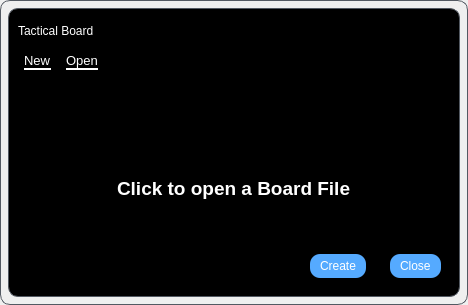
<?xml version="1.0" encoding="UTF-8"?>
<ui version="4.0">
 <class>Dialog</class>
 <widget class="QDialog" name="Dialog">
  <property name="geometry">
   <rect>
    <x>0</x>
    <y>0</y>
    <width>468</width>
    <height>305</height>
   </rect>
  </property>
  <property name="windowTitle">
   <string>Dialog</string>
  </property>
  <property name="styleSheet">
   <string notr="true">border-radius: 10px;
border:1px solid; 
border-color:rgb(83, 89, 98);</string>
  </property>
  <layout class="QVBoxLayout" name="verticalLayout_29">
   <property name="spacing">
    <number>0</number>
   </property>
   <property name="leftMargin">
    <number>8</number>
   </property>
   <property name="topMargin">
    <number>8</number>
   </property>
   <property name="rightMargin">
    <number>8</number>
   </property>
   <property name="bottomMargin">
    <number>8</number>
   </property>
   <item>
    <widget class="QFrame" name="drop_shadow">
     <property name="styleSheet">
      <string notr="true">background-color: qlineargradient(spread: pad, x1: 0, y1: 0, x2: 1, y2: 1, stop: 0 rgba(0, 0, 0, 1), stop: 0.521368 rgba(0, 0, 0, 1));
</string>
     </property>
     <property name="frameShape">
      <enum>QFrame::StyledPanel</enum>
     </property>
     <property name="frameShadow">
      <enum>QFrame::Raised</enum>
     </property>
     <layout class="QHBoxLayout" name="horizontalLayout_5">
      <property name="spacing">
       <number>0</number>
      </property>
      <property name="leftMargin">
       <number>0</number>
      </property>
      <property name="topMargin">
       <number>0</number>
      </property>
      <property name="rightMargin">
       <number>0</number>
      </property>
      <property name="bottomMargin">
       <number>0</number>
      </property>
      <item>
       <widget class="QWidget" name="main_widget" native="true">
        <property name="sizePolicy">
         <sizepolicy hsizetype="Expanding" vsizetype="Expanding">
          <horstretch>0</horstretch>
          <verstretch>0</verstretch>
         </sizepolicy>
        </property>
        <property name="styleSheet">
         <string notr="true">*{
border:none;
background-color:transparent;
background:transparent;
padding:0;
margin:0;
color:#fff
}

QPushButton{
text-align:left;
padding: 5px 10px;
border-top-left-radius: 10px;
border-bottom-left-radius: 10px;
}</string>
        </property>
        <layout class="QVBoxLayout" name="verticalLayout_11">
         <property name="spacing">
          <number>0</number>
         </property>
         <property name="leftMargin">
          <number>0</number>
         </property>
         <property name="topMargin">
          <number>2</number>
         </property>
         <property name="rightMargin">
          <number>0</number>
         </property>
         <property name="bottomMargin">
          <number>0</number>
         </property>
         <item alignment="Qt::AlignTop">
          <widget class="QFrame" name="exit_frame">
           <property name="minimumSize">
            <size>
             <width>0</width>
             <height>0</height>
            </size>
           </property>
           <property name="frameShape">
            <enum>QFrame::StyledPanel</enum>
           </property>
           <property name="frameShadow">
            <enum>QFrame::Raised</enum>
           </property>
           <layout class="QHBoxLayout" name="horizontalLayout_4">
            <property name="spacing">
             <number>0</number>
            </property>
            <property name="leftMargin">
             <number>0</number>
            </property>
            <property name="topMargin">
             <number>4</number>
            </property>
            <property name="rightMargin">
             <number>0</number>
            </property>
            <property name="bottomMargin">
             <number>0</number>
            </property>
            <item>
             <widget class="QFrame" name="frame">
              <property name="frameShape">
               <enum>QFrame::StyledPanel</enum>
              </property>
              <property name="frameShadow">
               <enum>QFrame::Raised</enum>
              </property>
              <layout class="QHBoxLayout" name="horizontalLayout">
               <item>
                <widget class="QLabel" name="label_3">
                 <property name="text">
                  <string>Tactical Board</string>
                 </property>
                </widget>
               </item>
              </layout>
             </widget>
            </item>
            <item alignment="Qt::AlignRight">
             <widget class="QPushButton" name="exit_button">
              <property name="text">
               <string/>
              </property>
              <property name="icon">
               <iconset resource="../rsc.qrc">
                <normaloff>:/icons/icons/x.svg</normaloff>:/icons/icons/x.svg</iconset>
              </property>
              <property name="iconSize">
               <size>
                <width>16</width>
                <height>16</height>
               </size>
              </property>
             </widget>
            </item>
           </layout>
          </widget>
         </item>
         <item>
          <widget class="QWidget" name="main_container" native="true">
           <property name="sizePolicy">
            <sizepolicy hsizetype="Preferred" vsizetype="Expanding">
             <horstretch>0</horstretch>
             <verstretch>0</verstretch>
            </sizepolicy>
           </property>
           <property name="styleSheet">
            <string notr="true">QWidget{
border-top-left-radius: 0px;
border-top-right-radius: 0px;
}
</string>
           </property>
           <layout class="QVBoxLayout" name="verticalLayout_3" stretch="0,0,0">
            <property name="spacing">
             <number>0</number>
            </property>
            <property name="leftMargin">
             <number>0</number>
            </property>
            <property name="topMargin">
             <number>0</number>
            </property>
            <property name="rightMargin">
             <number>0</number>
            </property>
            <property name="bottomMargin">
             <number>0</number>
            </property>
            <item alignment="Qt::AlignLeft|Qt::AlignTop">
             <widget class="QFrame" name="top_btns">
              <property name="sizePolicy">
               <sizepolicy hsizetype="Preferred" vsizetype="Fixed">
                <horstretch>0</horstretch>
                <verstretch>0</verstretch>
               </sizepolicy>
              </property>
              <property name="frameShape">
               <enum>QFrame::StyledPanel</enum>
              </property>
              <property name="frameShadow">
               <enum>QFrame::Raised</enum>
              </property>
              <layout class="QHBoxLayout" name="horizontalLayout_2">
               <property name="spacing">
                <number>15</number>
               </property>
               <property name="leftMargin">
                <number>15</number>
               </property>
               <property name="topMargin">
                <number>6</number>
               </property>
               <property name="rightMargin">
                <number>15</number>
               </property>
               <property name="bottomMargin">
                <number>6</number>
               </property>
               <item alignment="Qt::AlignHCenter">
                <widget class="QFrame" name="new_frame">
                 <property name="sizePolicy">
                  <sizepolicy hsizetype="Preferred" vsizetype="Fixed">
                   <horstretch>0</horstretch>
                   <verstretch>0</verstretch>
                  </sizepolicy>
                 </property>
                 <property name="frameShape">
                  <enum>QFrame::StyledPanel</enum>
                 </property>
                 <property name="frameShadow">
                  <enum>QFrame::Raised</enum>
                 </property>
                 <layout class="QVBoxLayout" name="verticalLayout">
                  <property name="spacing">
                   <number>0</number>
                  </property>
                  <property name="leftMargin">
                   <number>0</number>
                  </property>
                  <property name="topMargin">
                   <number>0</number>
                  </property>
                  <property name="rightMargin">
                   <number>0</number>
                  </property>
                  <property name="bottomMargin">
                   <number>0</number>
                  </property>
                  <item>
                   <widget class="QLabel" name="new_2">
                    <property name="text">
                     <string>&lt;html&gt;&lt;head/&gt;&lt;body&gt;&lt;p&gt;&lt;span style=&quot; font-size:10pt;&quot;&gt;New&lt;/span&gt;&lt;/p&gt;&lt;/body&gt;&lt;/html&gt;</string>
                    </property>
                   </widget>
                  </item>
                  <item>
                   <widget class="QFrame" name="frame_2">
                    <property name="maximumSize">
                     <size>
                      <width>27</width>
                      <height>2</height>
                     </size>
                    </property>
                    <property name="styleSheet">
                     <string notr="true">border-bottom-color: rgb(255, 255, 255);
background-color: rgb(255, 255, 255);</string>
                    </property>
                    <property name="frameShape">
                     <enum>QFrame::StyledPanel</enum>
                    </property>
                    <property name="frameShadow">
                     <enum>QFrame::Raised</enum>
                    </property>
                    <layout class="QHBoxLayout" name="horizontalLayout_6">
                     <property name="leftMargin">
                      <number>0</number>
                     </property>
                     <property name="topMargin">
                      <number>0</number>
                     </property>
                     <item>
                      <widget class="QFrame" name="frame_4">
                       <property name="maximumSize">
                        <size>
                         <width>25</width>
                         <height>2</height>
                        </size>
                       </property>
                       <property name="styleSheet">
                        <string notr="true">border-bottom-color: rgb(255, 255, 255);
background-color: rgb(255, 255, 255);</string>
                       </property>
                       <property name="frameShape">
                        <enum>QFrame::StyledPanel</enum>
                       </property>
                       <property name="frameShadow">
                        <enum>QFrame::Raised</enum>
                       </property>
                      </widget>
                     </item>
                    </layout>
                   </widget>
                  </item>
                 </layout>
                </widget>
               </item>
               <item alignment="Qt::AlignHCenter">
                <widget class="QFrame" name="open_frame">
                 <property name="sizePolicy">
                  <sizepolicy hsizetype="Preferred" vsizetype="Fixed">
                   <horstretch>0</horstretch>
                   <verstretch>0</verstretch>
                  </sizepolicy>
                 </property>
                 <property name="frameShape">
                  <enum>QFrame::StyledPanel</enum>
                 </property>
                 <property name="frameShadow">
                  <enum>QFrame::Raised</enum>
                 </property>
                 <layout class="QVBoxLayout" name="verticalLayout_2">
                  <property name="spacing">
                   <number>0</number>
                  </property>
                  <property name="leftMargin">
                   <number>0</number>
                  </property>
                  <property name="topMargin">
                   <number>0</number>
                  </property>
                  <property name="rightMargin">
                   <number>0</number>
                  </property>
                  <property name="bottomMargin">
                   <number>0</number>
                  </property>
                  <item alignment="Qt::AlignLeft">
                   <widget class="QLabel" name="open">
                    <property name="text">
                     <string>&lt;html&gt;&lt;head/&gt;&lt;body&gt;&lt;p&gt;&lt;span style=&quot; font-size:10pt;&quot;&gt;Open&lt;/span&gt;&lt;/p&gt;&lt;/body&gt;&lt;/html&gt;</string>
                    </property>
                   </widget>
                  </item>
                  <item>
                   <widget class="QFrame" name="frame_3">
                    <property name="maximumSize">
                     <size>
                      <width>32</width>
                      <height>2</height>
                     </size>
                    </property>
                    <property name="styleSheet">
                     <string notr="true">border-bottom-color: rgb(255, 255, 255);
background-color: rgb(255, 255, 255);</string>
                    </property>
                    <property name="frameShape">
                     <enum>QFrame::StyledPanel</enum>
                    </property>
                    <property name="frameShadow">
                     <enum>QFrame::Raised</enum>
                    </property>
                    <layout class="QHBoxLayout" name="horizontalLayout_3">
                     <item>
                      <widget class="QFrame" name="frame_5">
                       <property name="maximumSize">
                        <size>
                         <width>25</width>
                         <height>2</height>
                        </size>
                       </property>
                       <property name="styleSheet">
                        <string notr="true">border-bottom-color: rgb(255, 255, 255);
background-color: rgb(255, 255, 255);</string>
                       </property>
                       <property name="frameShape">
                        <enum>QFrame::StyledPanel</enum>
                       </property>
                       <property name="frameShadow">
                        <enum>QFrame::Raised</enum>
                       </property>
                      </widget>
                     </item>
                    </layout>
                   </widget>
                  </item>
                 </layout>
                </widget>
               </item>
              </layout>
             </widget>
            </item>
            <item>
             <widget class="QWidget" name="widget" native="true">
              <property name="styleSheet">
               <string notr="true">border-top-left-radius: 0px;
border-bottom-left-radius: 10px;
border-top-right-radius: 0px;
border-bottom-right-radius: 10px;
</string>
              </property>
              <layout class="QVBoxLayout" name="verticalLayout_4">
               <property name="spacing">
                <number>0</number>
               </property>
               <property name="leftMargin">
                <number>0</number>
               </property>
               <property name="topMargin">
                <number>0</number>
               </property>
               <property name="rightMargin">
                <number>0</number>
               </property>
               <property name="bottomMargin">
                <number>0</number>
               </property>
               <item>
                <widget class="QStackedWidget" name="stackedWidget">
                 <property name="styleSheet">
                  <string notr="true"/>
                 </property>
                 <property name="currentIndex">
                  <number>1</number>
                 </property>
                 <widget class="QWidget" name="create_page">
                  <layout class="QVBoxLayout" name="verticalLayout_5">
                   <property name="spacing">
                    <number>0</number>
                   </property>
                   <property name="leftMargin">
                    <number>0</number>
                   </property>
                   <property name="topMargin">
                    <number>0</number>
                   </property>
                   <property name="rightMargin">
                    <number>0</number>
                   </property>
                   <property name="bottomMargin">
                    <number>0</number>
                   </property>
                   <item>
                    <widget class="QWidget" name="widget_2" native="true">
                     <property name="minimumSize">
                      <size>
                       <width>0</width>
                       <height>0</height>
                      </size>
                     </property>
                     <property name="styleSheet">
                      <string notr="true">border-radius:0px;
</string>
                     </property>
                     <layout class="QVBoxLayout" name="verticalLayout_9">
                      <item>
                       <widget class="QFrame" name="name_frame">
                        <property name="frameShape">
                         <enum>QFrame::StyledPanel</enum>
                        </property>
                        <property name="frameShadow">
                         <enum>QFrame::Raised</enum>
                        </property>
                        <layout class="QHBoxLayout" name="horizontalLayout_7">
                         <property name="spacing">
                          <number>0</number>
                         </property>
                         <property name="leftMargin">
                          <number>0</number>
                         </property>
                         <property name="topMargin">
                          <number>0</number>
                         </property>
                         <property name="bottomMargin">
                          <number>0</number>
                         </property>
                         <item alignment="Qt::AlignHCenter|Qt::AlignVCenter">
                          <widget class="QFrame" name="frame_8">
                           <property name="minimumSize">
                            <size>
                             <width>79</width>
                             <height>0</height>
                            </size>
                           </property>
                           <property name="styleSheet">
                            <string notr="true">QFrame{
border-top-left-radius: 8px;
border-bottom-left-radius: 8px;
border-top-right-radius: 0px;
border-bottom-right-radius: 0px;
}

QFrame #frame_8{
	background-color:#1f232a;
}</string>
                           </property>
                           <property name="frameShape">
                            <enum>QFrame::StyledPanel</enum>
                           </property>
                           <property name="frameShadow">
                            <enum>QFrame::Raised</enum>
                           </property>
                           <layout class="QHBoxLayout" name="horizontalLayout_18">
                            <property name="topMargin">
                             <number>12</number>
                            </property>
                            <property name="rightMargin">
                             <number>4</number>
                            </property>
                            <property name="bottomMargin">
                             <number>12</number>
                            </property>
                            <item alignment="Qt::AlignHCenter">
                             <widget class="QLabel" name="label_4">
                              <property name="styleSheet">
                               <string notr="true">background-color: transparent;</string>
                              </property>
                              <property name="text">
                               <string> Add Title:</string>
                              </property>
                             </widget>
                            </item>
                           </layout>
                          </widget>
                         </item>
                         <item>
                          <widget class="QFrame" name="name_frame2">
                           <property name="sizePolicy">
                            <sizepolicy hsizetype="Preferred" vsizetype="Fixed">
                             <horstretch>0</horstretch>
                             <verstretch>0</verstretch>
                            </sizepolicy>
                           </property>
                           <property name="styleSheet">
                            <string notr="true">QFrame{
border-top-left-radius: 0px;
border-bottom-left-radius: 0px;
border-top-right-radius: 10px;
border-bottom-right-radius: 10px;
}

QFrame #name_frame2{
border: 2px solid; border-color:rgb(255, 255, 255);
}</string>
                           </property>
                           <property name="frameShape">
                            <enum>QFrame::StyledPanel</enum>
                           </property>
                           <property name="frameShadow">
                            <enum>QFrame::Raised</enum>
                           </property>
                           <layout class="QHBoxLayout" name="horizontalLayout_16">
                            <item>
                             <widget class="QLineEdit" name="lineEdit">
                              <property name="styleSheet">
                               <string notr="true"/>
                              </property>
                             </widget>
                            </item>
                           </layout>
                          </widget>
                         </item>
                        </layout>
                        <zorder>name_frame2</zorder>
                        <zorder>frame_8</zorder>
                       </widget>
                      </item>
                      <item>
                       <widget class="QFrame" name="type_frame">
                        <property name="frameShape">
                         <enum>QFrame::StyledPanel</enum>
                        </property>
                        <property name="frameShadow">
                         <enum>QFrame::Raised</enum>
                        </property>
                        <layout class="QHBoxLayout" name="horizontalLayout_11">
                         <property name="spacing">
                          <number>0</number>
                         </property>
                         <property name="leftMargin">
                          <number>0</number>
                         </property>
                         <property name="topMargin">
                          <number>0</number>
                         </property>
                         <property name="bottomMargin">
                          <number>0</number>
                         </property>
                         <item alignment="Qt::AlignHCenter|Qt::AlignVCenter">
                          <widget class="QFrame" name="frame_11">
                           <property name="styleSheet">
                            <string notr="true">QFrame{
border-top-left-radius: 8px;
border-bottom-left-radius: 8px;
border-top-right-radius: 0px;
border-bottom-right-radius: 0px;
}

QFrame #frame_11{
	background-color:#1f232a;
}</string>
                           </property>
                           <property name="frameShape">
                            <enum>QFrame::StyledPanel</enum>
                           </property>
                           <property name="frameShadow">
                            <enum>QFrame::Raised</enum>
                           </property>
                           <layout class="QHBoxLayout" name="horizontalLayout_19">
                            <property name="leftMargin">
                             <number>4</number>
                            </property>
                            <property name="topMargin">
                             <number>12</number>
                            </property>
                            <property name="rightMargin">
                             <number>4</number>
                            </property>
                            <property name="bottomMargin">
                             <number>12</number>
                            </property>
                            <item alignment="Qt::AlignHCenter">
                             <widget class="QLabel" name="label_5">
                              <property name="styleSheet">
                               <string notr="true">background-color: transparent;</string>
                              </property>
                              <property name="text">
                               <string>Choose Type:</string>
                              </property>
                             </widget>
                            </item>
                           </layout>
                          </widget>
                         </item>
                         <item>
                          <widget class="QFrame" name="type_frame2">
                           <property name="sizePolicy">
                            <sizepolicy hsizetype="Expanding" vsizetype="Fixed">
                             <horstretch>0</horstretch>
                             <verstretch>0</verstretch>
                            </sizepolicy>
                           </property>
                           <property name="styleSheet">
                            <string notr="true">QFrame{
border-top-left-radius: 0px;
border-bottom-left-radius: 0px;
border-top-right-radius: 10px;
border-bottom-right-radius: 10px;
}

QFrame #type_frame2{
border: 2px solid; border-color:rgb(255, 255, 255);
}</string>
                           </property>
                           <layout class="QHBoxLayout" name="horizontalLayout_13">
                            <property name="leftMargin">
                             <number>15</number>
                            </property>
                            <item>
                             <widget class="QComboBox" name="comboBox">
                              <property name="styleSheet">
                               <string notr="true"/>
                              </property>
                              <item>
                               <property name="text">
                                <string>Map Board</string>
                               </property>
                              </item>
                              <item>
                               <property name="text">
                                <string>Heatmap Board</string>
                               </property>
                              </item>
                              <item>
                               <property name="text">
                                <string>Image Board</string>
                               </property>
                              </item>
                              <item>
                               <property name="text">
                                <string>Video Board</string>
                               </property>
                              </item>
                             </widget>
                            </item>
                           </layout>
                          </widget>
                         </item>
                        </layout>
                        <zorder>type_frame2</zorder>
                        <zorder>frame_11</zorder>
                       </widget>
                      </item>
                     </layout>
                    </widget>
                   </item>
                  </layout>
                 </widget>
                 <widget class="QWidget" name="open_page">
                  <layout class="QVBoxLayout" name="verticalLayout_6">
                   <property name="spacing">
                    <number>0</number>
                   </property>
                   <property name="leftMargin">
                    <number>0</number>
                   </property>
                   <property name="topMargin">
                    <number>0</number>
                   </property>
                   <property name="rightMargin">
                    <number>0</number>
                   </property>
                   <property name="bottomMargin">
                    <number>0</number>
                   </property>
                   <item>
                    <widget class="QWidget" name="open_container" native="true">
                     <property name="styleSheet">
                      <string notr="true">
border-radius:0px;</string>
                     </property>
                     <layout class="QVBoxLayout" name="verticalLayout_7">
                      <property name="spacing">
                       <number>0</number>
                      </property>
                      <item alignment="Qt::AlignHCenter">
                       <widget class="QFrame" name="frame_14">
                        <property name="sizePolicy">
                         <sizepolicy hsizetype="Preferred" vsizetype="Expanding">
                          <horstretch>0</horstretch>
                          <verstretch>0</verstretch>
                         </sizepolicy>
                        </property>
                        <property name="styleSheet">
                         <string notr="true">
border-radius:10px;</string>
                        </property>
                        <property name="frameShape">
                         <enum>QFrame::StyledPanel</enum>
                        </property>
                        <property name="frameShadow">
                         <enum>QFrame::Raised</enum>
                        </property>
                        <layout class="QVBoxLayout" name="verticalLayout_8">
                         <item alignment="Qt::AlignHCenter|Qt::AlignVCenter">
                          <widget class="QFrame" name="frame_15">
                           <property name="frameShape">
                            <enum>QFrame::StyledPanel</enum>
                           </property>
                           <property name="frameShadow">
                            <enum>QFrame::Raised</enum>
                           </property>
                           <layout class="QVBoxLayout" name="verticalLayout_12">
                            <item>
                             <widget class="QLabel" name="label">
                              <property name="minimumSize">
                               <size>
                                <width>50</width>
                                <height>50</height>
                               </size>
                              </property>
                              <property name="styleSheet">
                               <string notr="true">image: url(:/icons/icons/folder-plus.svg);</string>
                              </property>
                              <property name="text">
                               <string/>
                              </property>
                             </widget>
                            </item>
                            <item>
                             <widget class="QLabel" name="label_2">
                              <property name="text">
                               <string>&lt;html&gt;&lt;head/&gt;&lt;body&gt;&lt;p&gt;&lt;span style=&quot; font-size:14pt; font-weight:700;&quot;&gt;Click to open a Board File&lt;/span&gt;&lt;/p&gt;&lt;/body&gt;&lt;/html&gt;</string>
                              </property>
                             </widget>
                            </item>
                           </layout>
                          </widget>
                         </item>
                        </layout>
                       </widget>
                      </item>
                     </layout>
                    </widget>
                   </item>
                  </layout>
                 </widget>
                </widget>
               </item>
              </layout>
             </widget>
            </item>
            <item alignment="Qt::AlignRight|Qt::AlignBottom">
             <widget class="QFrame" name="bottom_btns">
              <property name="styleSheet">
               <string notr="true">border-radius:10px;</string>
              </property>
              <property name="frameShape">
               <enum>QFrame::StyledPanel</enum>
              </property>
              <property name="frameShadow">
               <enum>QFrame::Raised</enum>
              </property>
              <layout class="QHBoxLayout" name="horizontalLayout_10">
               <property name="topMargin">
                <number>0</number>
               </property>
               <item>
                <widget class="QFrame" name="frame_6">
                 <property name="frameShape">
                  <enum>QFrame::StyledPanel</enum>
                 </property>
                 <property name="frameShadow">
                  <enum>QFrame::Raised</enum>
                 </property>
                 <layout class="QHBoxLayout" name="horizontalLayout_8">
                  <item>
                   <widget class="QPushButton" name="create_btn">
                    <property name="styleSheet">
                     <string notr="true">background-color: rgb(85, 170, 255);</string>
                    </property>
                    <property name="text">
                     <string>Create</string>
                    </property>
                   </widget>
                  </item>
                 </layout>
                </widget>
               </item>
               <item>
                <widget class="QFrame" name="frame_7">
                 <property name="frameShape">
                  <enum>QFrame::StyledPanel</enum>
                 </property>
                 <property name="frameShadow">
                  <enum>QFrame::Raised</enum>
                 </property>
                 <layout class="QHBoxLayout" name="horizontalLayout_9">
                  <item>
                   <widget class="QPushButton" name="close_btn">
                    <property name="styleSheet">
                     <string notr="true">background-color: rgb(85, 170, 255);</string>
                    </property>
                    <property name="text">
                     <string>Close</string>
                    </property>
                   </widget>
                  </item>
                 </layout>
                </widget>
               </item>
              </layout>
             </widget>
            </item>
           </layout>
          </widget>
         </item>
        </layout>
       </widget>
      </item>
     </layout>
    </widget>
   </item>
  </layout>
 </widget>
 <resources>
  <include location="../rsc.qrc"/>
 </resources>
 <connections/>
</ui>
